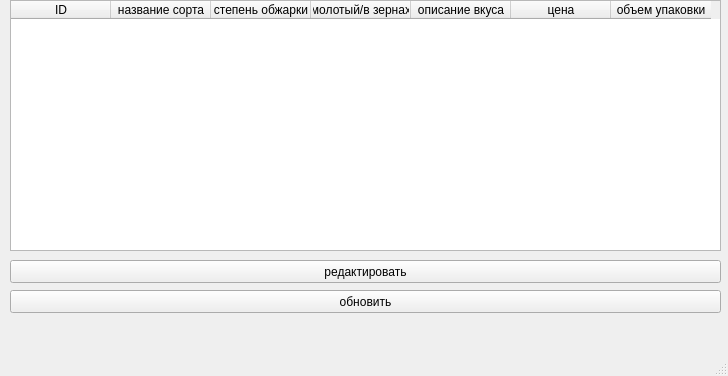
<?xml version="1.0" encoding="UTF-8"?>
<ui version="4.0">
 <class>MainWindow</class>
 <widget class="QMainWindow" name="MainWindow">
  <property name="geometry">
   <rect>
    <x>0</x>
    <y>0</y>
    <width>728</width>
    <height>376</height>
   </rect>
  </property>
  <property name="windowTitle">
   <string>MainWindow</string>
  </property>
  <widget class="QWidget" name="centralwidget">
   <widget class="QTableWidget" name="tableWidget">
    <property name="geometry">
     <rect>
      <x>10</x>
      <y>0</y>
      <width>711</width>
      <height>251</height>
     </rect>
    </property>
    <column>
     <property name="text">
      <string>ID</string>
     </property>
    </column>
    <column>
     <property name="text">
      <string>название сорта</string>
     </property>
    </column>
    <column>
     <property name="text">
      <string>степень обжарки</string>
     </property>
    </column>
    <column>
     <property name="text">
      <string>молотый/в зернах</string>
     </property>
    </column>
    <column>
     <property name="text">
      <string>описание вкуса</string>
     </property>
    </column>
    <column>
     <property name="text">
      <string>цена</string>
     </property>
    </column>
    <column>
     <property name="text">
      <string>объем упаковки</string>
     </property>
    </column>
   </widget>
   <widget class="QPushButton" name="pushButton">
    <property name="geometry">
     <rect>
      <x>10</x>
      <y>260</y>
      <width>711</width>
      <height>23</height>
     </rect>
    </property>
    <property name="text">
     <string>редактировать</string>
    </property>
   </widget>
   <widget class="QPushButton" name="pushButton_2">
    <property name="geometry">
     <rect>
      <x>10</x>
      <y>290</y>
      <width>711</width>
      <height>23</height>
     </rect>
    </property>
    <property name="text">
     <string>обновить</string>
    </property>
   </widget>
  </widget>
  <widget class="QMenuBar" name="menubar">
   <property name="geometry">
    <rect>
     <x>0</x>
     <y>0</y>
     <width>728</width>
     <height>21</height>
    </rect>
   </property>
  </widget>
  <widget class="QStatusBar" name="statusbar"/>
 </widget>
 <resources/>
 <connections/>
</ui>
